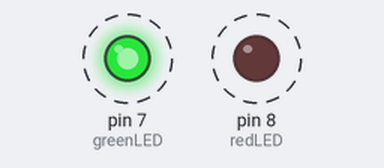
The sketch below on a simulated Arduino Uno, built with avr-gcc and run on an emulated ATmega328P. Shown: output pins drawn as LEDs (lit = HIGH). Dashed ring = blinking.

Above: at 0.5 s.
Timing chart, 0 to 4.6 s (numbered marks = the images above):
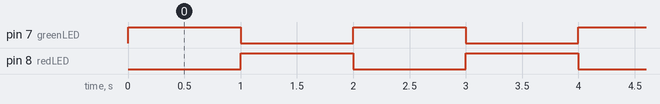

The sketch:

fingerprintled.ino
```cpp
const int greenLED = 7;
const int redLED = 8;

void setup() {
  pinMode(greenLED, OUTPUT);
  pinMode(redLED, OUTPUT);
}

void loop() {
  digitalWrite(greenLED, HIGH);  // Green ON
  digitalWrite(redLED, LOW);     // Red OFF
  delay(1000);

  digitalWrite(greenLED, LOW);   // Green OFF
  digitalWrite(redLED, HIGH);    // Red ON
  delay(1000);
}
```

Measured:
- by itself, pin 7 (greenLED), pin 8 (redLED): alternates HIGH for 1.0 s and LOW for 1.0 s
